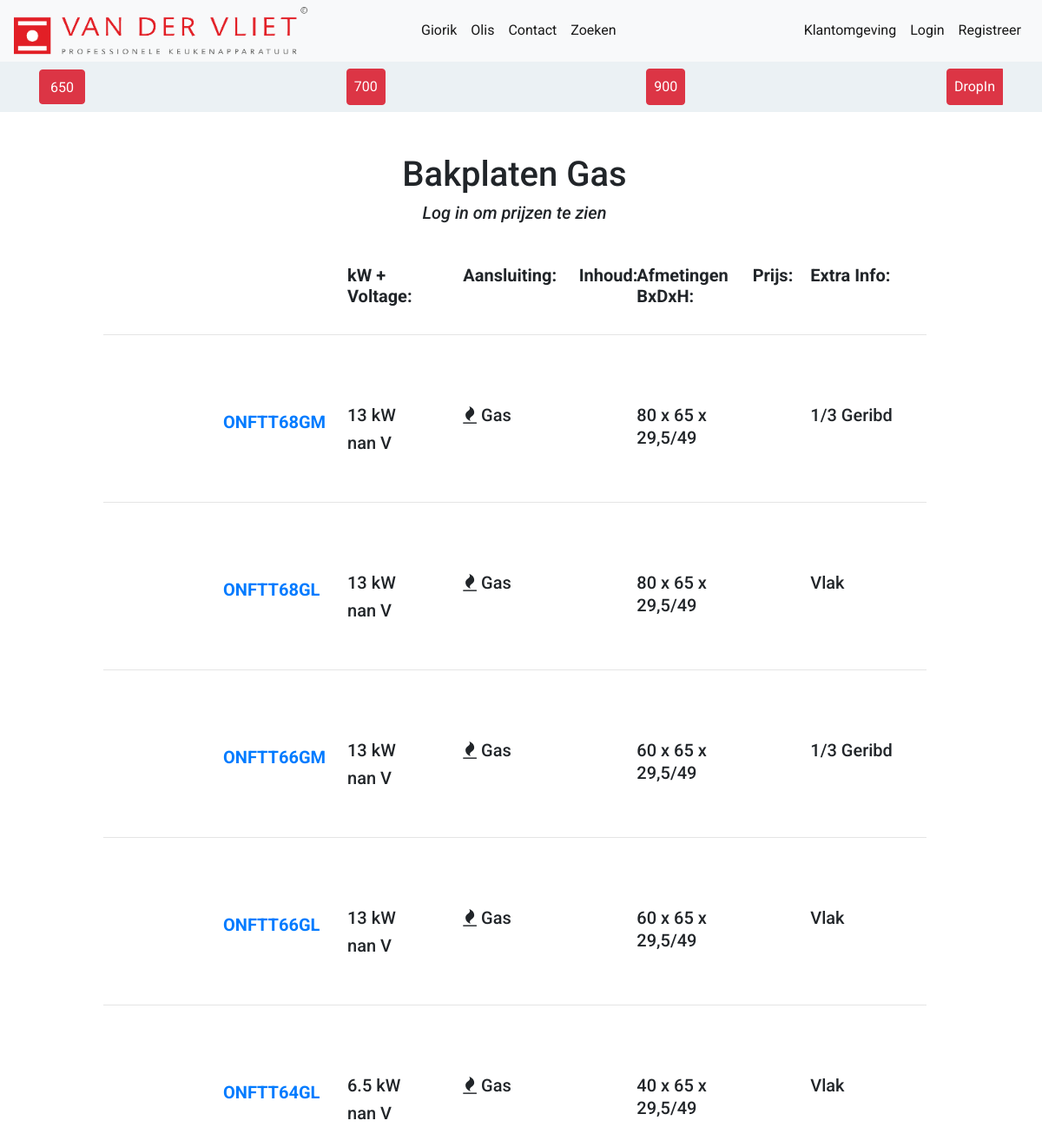
/olis/650/Bakplaten Gas/, run on the app's committed database.
### Catalog/models.py (models this page shows)
class Products(models.Model):
    Typenummer = models.CharField(max_length=40, primary_key=True )
    Lijn = models.CharField(max_length=20)
    Code = models.CharField(max_length=20, null=True)
    Categorie = models.CharField(max_length=60)
    kW = models.CharField(max_length=20, null=True)
    Voltage = models.CharField(max_length=20, null=True)
    Afmetingen = models.CharField(max_length=30, null=True)
    Breedte = models.CharField(max_length=30, null=True)
    Diepte = models.CharField(max_length=30, null=True)
    Hoogte = models.CharField(max_length=30, null=True)
    Aansluiting = models.CharField(max_length=30, null=True)
    Inhoud = models.CharField(max_length=30, null=True)
    Prijs = models.IntegerField()
    Extra = models.CharField(max_length=500, null=True)
    Bedrijf = models.CharField(max_length=30, null=False)

### Catalog/views.py (the view)
# urls.py: path('olis/', views.OlisListView.as_view(), name='Olis'),
class OlisListView(ListView):
    model = Products
    template_name = 'Products/Olis.html'
    def get_context_data(self, **kwargs):
        context = super(OlisListView, self).get_context_data(**kwargs)
        UrlVariable = self.kwargs.get("urlsearch")
        UrLVariableLijn = self.kwargs.get("Lijn")
        for lijn in LIJNEN:
            context[lijn] = sorted(list(set([i.Categorie for i in Products.objects.filter(Bedrijf__contains='Olis').filter(Lijn__contains=lijn[:3])])))
        if UrlVariable:
            queryset = Products.objects.filter(Lijn__contains=UrLVariableLijn)
            queryset2 = Products.objects.filter(Categorie__iexact=UrlVariable)
            context['Cat'] = UrlVariable
            result = queryset.intersection(queryset2)
            context['query'] = result.order_by('-Prijs')
        return context

### Catalog/templates/Products/Olis.html (shortened to what this page needs)
{% extends 'Products/layout.html' %}
{% load static %}
{% block content %}
<nav class="navbar navbar-expand-lg productnav">
    <div class="container">
        <div class="dropdown">
            <button class="btn btn-danger m-0 pt-2" type="button" id="dropdownMenu1" data-toggle="dropdown" aria-haspopup="true" aria-expanded="false">650</button>
        </div>
        <div class="dropdown">
            <button class="btn btn-danger  m-0 p-2" type="button" id="dropdownMenu1" data-toggle="dropdown" aria-haspopup="true" aria-expanded="false">700</button>
        </div>
        <div class="dropdown dropleft">
            <button class="btn btn-danger  m-0 p-2" type="button" id="dropdownMenu1" data-toggle="dropdown" aria-haspopup="true" aria-expanded="false">900</button>
        </div>
        <div class="btn-group  dropdown dropleft">
            <button class="btn btn-danger m-0 p-2" type="button" id="dropdownMenu1" data-toggle="dropdown" aria-haspopup="true" aria-expanded="false">DropIn</button>
        </div>
    </div>
</nav>
{% if query %}
<div class="container-fluid ">
    <div class="container text-center mt-5 mb-5">
        <h1>{{Cat}}</h1>
        {% if user.is_authenticated %}
          <h5 style="{display: inline}"> Prijzen zijn exclusief btw </h5>
        {% else %}
        <h5 style="{display: inline}"> <i>Log in om prijzen te zien</i> </h5>
        {% endif %}
    </div>
    <div class="container-fluid d-none d-md-block">
        <div class="row ">
            <div class="col-12 col-sm-12 col-md-2 col-lg-2 ml-xl-auto ">
            </div>
            <div class="col-12 col-sm-12 col-md-10 col-lg-10  col-xl-8 ">
                <div class="row">
                    <div class="col-12 col-sm-12 col-md-3 col-lg-3 col-xl-2">
                        <h5><strong>kW + Voltage:</strong></h5>
                    </div>
                    <div class="col-12 col-sm-12 col-md-2 col-lg-2 col-xl-2">
                        <h5><strong>Aansluiting:</strong></h5>
                    </div>
                    <div class="col-12 col-sm-12 col-md-2 col-lg-2 col-xl-1">
                        <h5><strong>Inhoud:</strong></h5>
                    </div>
                    <div class="col-12 col-sm-12 col-md-2 col-lg-2 col-xl-2">
                        <h5><strong>Afmetingen BxDxH:</strong></h5>
                    </div>
                    <div class="col-12 col-sm-12 col-md-1 col-lg-1 col-xl-1">
                        <h5><strong>Prijs:</strong></h5>
                    </div>
                    <div class="col-12 col-sm-12 col-md-2 col-lg-2 col-xl-2">
                        <h5><strong>Extra Info:</h5>
                    </div>
                </div>
            </div>
        </div>
    </div>
    {% for object in query %}
    <div class=" bt-2 mt-1 pt-1">
        <hr style="width:80%;">
    </div>
    <div class="container-fluid ">
        <div class="row pt-5">
            <div class=" pl-5 col-12 col-sm-12 col-md-2 col-lg-2  col-xl-2 ml-xl-auto">
                <a href="{% url 'OlisProduct' object.Typenummer %}"><h5 class="pl-4 pb-5 "><strong>{{object.Typenummer}}</strong></h5></a>
            </div>
            <div class="col-12 col-sm-12 col-md-10 col-lg-10  col-xl-8 ">
                <div class="row pt-3">
                    <div class="col-12 col-sm-12 col-md-3 col-lg-3 col-xl-2 ">
                        <div class="row">
                            <div class="col-5 col-sm-5 col-md-12">
                                {% if object.kW == ' ' %}
                                  {{object.kW}}
                                {% else %}
                                <h5>{{object.kW}} kW</h5>
                                {% endif %}
                                {% if object.Voltage == None %}
                                {% else %}
                                <h5>{{object.Voltage}} V</h5>
                                {% endif %}
                            </div>
                        </div>
                    </div>
                    <div class="col-12 col-sm-12 col-md-2 col-lg-2 col-xl-2 ">
                        <div class="row">
                            <div class="col-5 col-sm-5 col-md-12">
                                {% if object.Aansluiting == 'nan' %}
                                <h5></h5>
                                {% elif object.Aansluiting == 'Elektrisch' %}
                                <h5><i class="fa fa-bolt"></i> {{object.Aansluiting}}</h5>
                                {% elif object.Aansluiting == 'Gas' %}
                                <h5><i class="fa fa-fire"></i> {{object.Aansluiting}}</h5>
                                {% else %}
                                <h5> <i class="fa fa-fire"></i> <i class="fa fa-bolt"></i>  {{object.Aansluiting}}</h5>
                                {% endif %}
                            </div>
                        </div>
                    </div>
                    <div class="col-12 col-sm-12 col-md-2 col-lg-2 col-xl-1 ">
                        <div class="row">
                            <div class="col-5 col-sm-5 col-md-12">
                            </div>
                        </div>
                    </div>
                    <div class="col-12 col-sm-12 col-md-2 col-lg-2 col-xl-2   ">
                        <div class="row">
                            <div class="col-5 col-sm-5 col-md-12">
                              {% if object.Breedte == 'nan' %}
                                 <h5></h5>
                              {% else %}
                              <h5 style='display:inline;'>{{object.Breedte}} x </h5>
                              {% endif %}
                              {% if object.Diepte == 'nan' %}
                              <h5></h5>
                              {% else %}
                              <h5 style='display:inline;'> {{object.Diepte}} x  </h5>
                              {% endif %}
                              {% if object.Hoogte == 'nan' %}
                              <h5></h5>
                              {% else %}
                              <h5 style='display:inline;'> {{object.Hoogte }} </h5>
                              {% endif %}
                            </div>
                        </div>
                    </div>
                    <div class="col-12  col-sm-12 col-md-1 col-lg-1 col-xl-1   ">
                        <div class="row">
                            <div class="col-5 col-sm-5 col-md-12">
                            </div>
                        </div>
                    </div>
                    <div class="col-12 col-sm-12 col-md-2 col-lg-2 col-xl-2   ">
                        <div class="row">
                            <div class="pl-4 col-7 col-sm-7 d-md-none">
                                <h5><strong>Extra Info:</h5>
                            </div>
                            <div class="col-5 col-sm-5 col-md-12">
                                {% if object.Extra == 'nan' %}
                                <h5></h5>
                                {% else %}
                                <h5>{{object.Extra}}</h5>
                                {% endif %}
                            </div>
                        </div>
                    </div>
                </div>
            </div>
        </div>
    </div>
    {% endfor %}
</div>
{% endif %}
{%  endblock %}

### Catalog/static/Products/css/style.css (style rules this page uses)
body { font-family: 'Roboto', sans-serif; }
.productnav { background-color: rgba(153, 184, 199, 0.2); }
.btn { margin: 75px; }
.container-fluid { margin-left: 0px; padding-left: 0px; }

### data on the page
Products: Typenummer "ONFTT68GM", kW "13", Voltage "nan", Aansluiting "Gas", Breedte "80", Diepte "65", Hoogte "29,5/49", Extra "1/3 Geribd"
Products: Typenummer "ONFTT68GL", kW "13", Voltage "nan", Aansluiting "Gas", Breedte "80", Diepte "65", Hoogte "29,5/49", Extra "Vlak"
Products: Typenummer "ONFTT66GM", kW "13", Voltage "nan", Aansluiting "Gas", Breedte "60", Diepte "65", Hoogte "29,5/49", Extra "1/3 Geribd"
Products: Typenummer "ONFTT66GL", kW "13", Voltage "nan", Aansluiting "Gas", Breedte "60", Diepte "65", Hoogte "29,5/49", Extra "Vlak"
Products: Typenummer "ONFTT64GL", kW "6.5", Voltage "nan", Aansluiting "Gas", Breedte "40", Diepte "65", Hoogte "29,5/49", Extra "Vlak"

### other printed values
{{ Cat }} "Bakplaten Gas"
